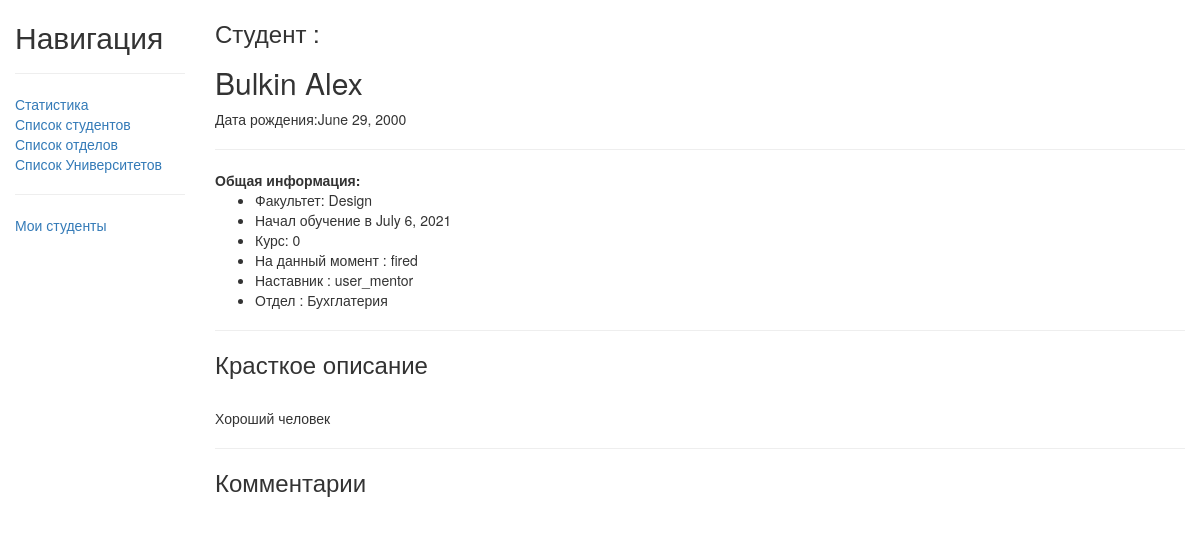
Screenshot of /catalog/student/7 with the database file from the repository.
### catalog/models.py (models this page shows, shortened)
class Student(models.Model):
    student_name = models.CharField(max_length=100, db_index=True)
    date_of_birth = models.DateField(null=True, blank=True)
    faculty = models.ForeignKey('Faculty', on_delete=models.PROTECT, null=True)
    STUDY = 'study'
    DEDUCTED = 'deducted'
    WORK = 'work'
    FIRED = 'fired'
    LOAN_STATUS = (
        (STUDY, 'Учится'),
        (DEDUCTED, 'Отчислен'),
        (WORK, 'Работает'),
        (FIRED, 'Уволен'),
    )
    status = models.CharField(max_length=50, choices=LOAN_STATUS, blank=True, default='s', help_text='статус ученика')
    summary = models.CharField(max_length=1000, db_index=True)
    mentor_id = models.ForeignKey('Profile', on_delete=models.PROTECT, null=True)
    department_id = models.ForeignKey('Department', on_delete=models.PROTECT, null=True)
    begin_of_study = models.DateField(null=True, blank=True)
    @property
    def calculate_course(self):
        if self.begin_of_study:
            today = datetime.date.today()
            return today.year - self.begin_of_study.year - (
                    (today.month, today.day) < (self.begin_of_study.month, self.begin_of_study.day))
        return 0
    class Meta:
        ordering = ['student_name']
    def __str__(self):
        return self.student_name

class Faculty(models.Model):
    faculty_name = models.CharField(max_length=200, db_index=True)
    university_id = models.ForeignKey('University',related_name='faculty_of_university', on_delete=models.PROTECT, null=True)
    def __str__(self):
        return self.faculty_name

class Profile(models.Model):
    user = models.OneToOneField(User, on_delete=models.CASCADE)
    role_of_user = models.CharField(max_length=100, db_index=True)
    department_id = models.ForeignKey('Department', on_delete=models.PROTECT, null=True)
    def __str__(self):
        return self.user.__str__()

class Department(models.Model):
    department_name = models.CharField(max_length=100, db_index=True)
    def __str__(self):
        return self.department_name

### catalog/views.py (the view, shortened to what this page needs)
# urls.py: re_path(r'^student/(?P<pk>\d+)$', views.StudentDetailView.as_view(), name='student-detail'),
class StudentDetailView(generic.DetailView):
    model = Student
    context_object_name = 'student'
    def get_context_data(self, **kwargs):
        context = super().get_context_data(**kwargs)
        context['comment_data'] = Comment.objects.filter(comment=self.object)
        print(context)
        return context

### catalog/templates/catalog/student_detail.html (shortened to what this page needs)
{% extends "base_generic.html" %}
{% block content %}
    <h3>Студент :</h3>
    <h2>{{ student.student_name }}</h2>
    Дата рождения:{{student.date_of_birth}}
    <hr>
    <b>Общая информация:</b>
    <ul>
        <li>Факультет: {{student.faculty}}</li>
        <li>Начал обучение в {{student.begin_of_study}}</li>
        <li>Курс: {{student.calculate_course}}</li>
        <li>На данный момент : {{student.status}}</li>
        <li>Наставник : {{student.mentor_id}}</li>
        <li>Отдел : {{student.department_id}}</li>
    </ul>
    <hr>
    <h3>Красткое описание</h3><br>
    {{student.summary}}
    <hr>
    <h3> Комментарии </h3> <br>
{% endblock %}

### rows the page displays
Student: student_name "Bulkin Alex", date_of_birth "June 29, 2000", faculty "Design", begin_of_study "July 6, 2021", calculate_course "0", status "fired", mentor_id "user_mentor", department_id "Бухглатерия", summary "Хороший человек"
